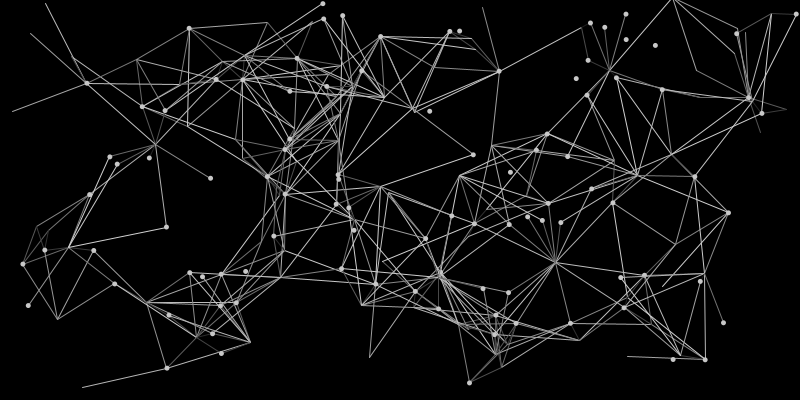
Frame 1 (no input)
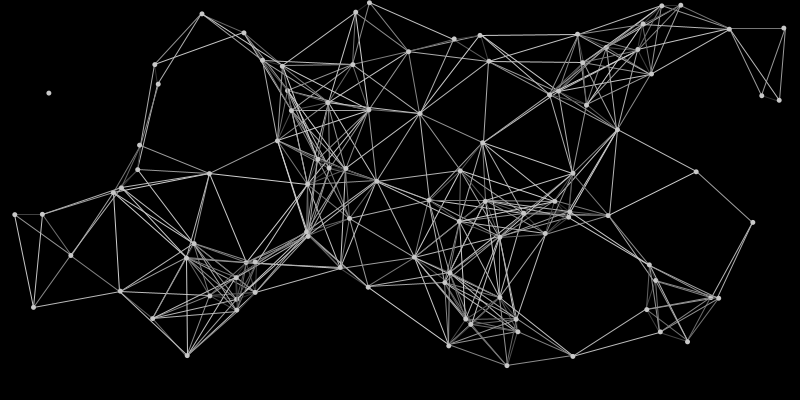
Frame 60 (the mouse pressed at the canvas centre just before this capture)
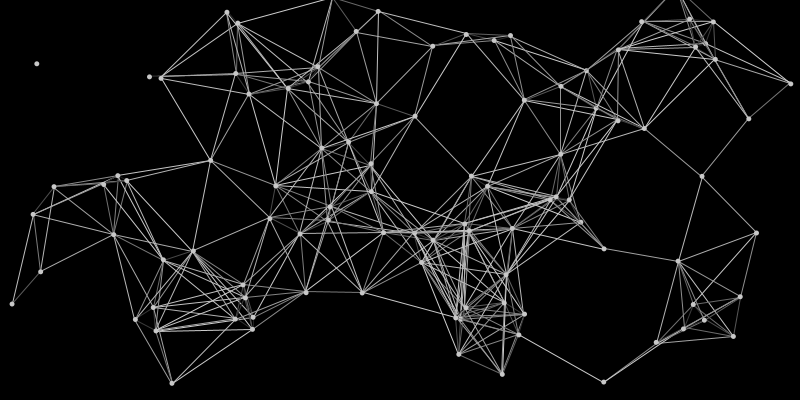
Frame 120 (the mouse held since frame 60 and released just before this capture)

The Processing sketch that drew these frames (run headless with seeded random() and noise(); from frame 60 on, the mouse is pressed at the canvas centre):

// Processing sketch: processing_156360
// ── processing_156360.pde

Particle[] p = new Particle[100];
float spring = 0.0000001;
float xt = 0, yt = 100;
float inc = 0.01;

void setup()
{
  size(800, 400);

  for (int i = 0; i < p.length; i++)
  {
    p[i] = new Particle(random(width), random(height), 5);
    p[i].vx = random(-50, width - 100);
    p[i].vy = random(-50, height - 100);
    p[i].xt = random(1, 200);
    p[i].yt = random(1, 200);
  }
}

void draw()
{
  background(0);

  for (int i = 0; i < p.length; i++)
  {
    p[i].x = p[i].vx + noise(p[i].xt) * 150;
    p[i].y = p[i].vy + noise(p[i].yt) * 150;

    p[i].xt += inc;
    p[i].yt += inc;
    
    for(int j = i + 1; j < p.length; j++)
    {
      springTo(p[i], p[j]);
    }
    p[i].display();
  }
}

void springTo(Particle p1, Particle p2)
{
  float dx = p2.x - p1.x;
  float dy = p2.y - p1.y;
  float dist = sqrt(dx * dx + dy * dy);

  if (dist < 100)
  {
    float ax = dx * spring;
    float ay = dy * spring;
    float alpha = 10 + (dist/100) * 200;  

    stroke(alpha);
    line(p1.x, p1.y, p2.x, p2.y);
  }
}

class Particle
{
  float x;
  float y;
  float vx;
  float vy;
  float r;
  color c = color(200);
  float xt, yt;
  Particle(float _x, float _y, float _r)
  {
    x = _x;
    y = _y;
    r = _r;
  }

  void display()
  {
    fill(c);
    noStroke();
    ellipse(x, y, r, r);
  }
}
